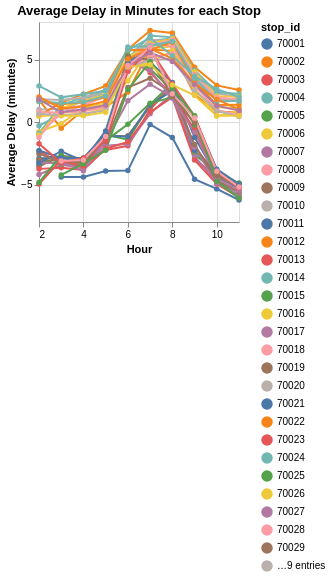

Notebook code for this chart:
### Code cell
chart = alt.Chart(avg_delay).mark_line(point=True).encode(
    x = alt.X('adjusted_hour:Q', title="Hour"),
    y = alt.Y('delay_minutes:Q', title="Average Delay (minutes)"),
    color = alt.Color('stop_id:N'),
    tooltip=["delay_minutes"]
).transform_calculate(
    adjusted_hour="datum.hour - 12"
).properties(
    width = 200,
    height = 200,
    title = "Average Delay in Minutes for each Stop"
)

chart

### Figure 1 — Vega-Lite specification as saved in the notebook (floating-point values rounded to 4 significant figures; data arrays with more than 128 entries replaced by an {"elided": "..."} marker saying what was removed)
{"config": {"view": {"continuousWidth": 300, "continuousHeight": 300}}, "data": {"name": "data-db712e0bc18bed9b168faae2af13d156"}, "mark": {"type": "line", "point": true}, "encoding": {"color": {"field": "stop_id", "type": "nominal"}, "tooltip": [{"field": "delay_minutes", "type": "quantitative"}], "x": {"field": "adjusted_hour", "title": "Hour", "type": "quantitative"}, "y": {"field": "delay_minutes", "title": "Average Delay (minutes)", "type": "quantitative"}}, "height": 200, "title": "Average Delay in Minutes for each Stop", "transform": [{"calculate": "datum.hour - 12", "as": "adjusted_hour"}], "width": 200, "$schema": "https://vega.github.io/schema/vega-lite/v5.20.1.json", "datasets": {"data-db712e0bc18bed9b168faae2af13d156": {"elided": "375 records"}}}
